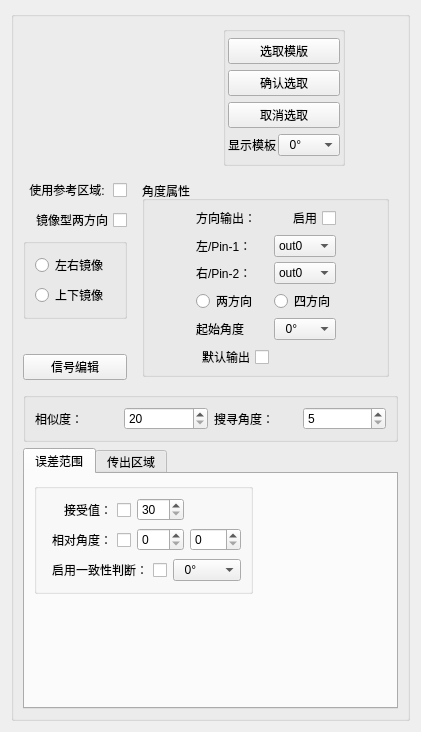
<?xml version="1.0" encoding="UTF-8"?>
<ui version="4.0">
 <class>nccMatch_fourDirWdg</class>
 <widget class="QWidget" name="nccMatch_fourDirWdg">
  <property name="geometry">
   <rect>
    <x>0</x>
    <y>0</y>
    <width>421</width>
    <height>726</height>
   </rect>
  </property>
  <property name="windowTitle">
   <string>nccMatch_fourDirWdg</string>
  </property>
  <layout class="QGridLayout" name="gridLayout_10">
   <item row="0" column="0">
    <widget class="QGroupBox" name="groupBox_2">
     <property name="title">
      <string/>
     </property>
     <layout class="QVBoxLayout" name="verticalLayout_3">
      <item>
       <layout class="QHBoxLayout" name="horizontalLayout">
        <item>
         <widget class="QWidget" name="widget_pattern" native="true">
          <property name="minimumSize">
           <size>
            <width>140</width>
            <height>140</height>
           </size>
          </property>
          <property name="maximumSize">
           <size>
            <width>140</width>
            <height>140</height>
           </size>
          </property>
         </widget>
        </item>
        <item>
         <spacer name="horizontalSpacer">
          <property name="orientation">
           <enum>Qt::Horizontal</enum>
          </property>
          <property name="sizeHint" stdset="0">
           <size>
            <width>40</width>
            <height>20</height>
           </size>
          </property>
         </spacer>
        </item>
        <item>
         <widget class="QGroupBox" name="groupBox_verticalLayout1">
          <layout class="QVBoxLayout" name="verticalLayout">
           <property name="spacing">
            <number>2</number>
           </property>
           <property name="leftMargin">
            <number>2</number>
           </property>
           <property name="topMargin">
            <number>2</number>
           </property>
           <property name="rightMargin">
            <number>2</number>
           </property>
           <property name="bottomMargin">
            <number>2</number>
           </property>
           <item>
            <widget class="QPushButton" name="bt_selectPattern">
             <property name="text">
              <string>选取模版</string>
             </property>
            </widget>
           </item>
           <item>
            <widget class="QPushButton" name="bt_ensureSelect">
             <property name="enabled">
              <bool>true</bool>
             </property>
             <property name="text">
              <string>确认选取</string>
             </property>
            </widget>
           </item>
           <item>
            <widget class="QPushButton" name="bt_cancelSelect">
             <property name="enabled">
              <bool>true</bool>
             </property>
             <property name="text">
              <string>取消选取</string>
             </property>
            </widget>
           </item>
           <item>
            <layout class="QHBoxLayout" name="horizontalLayout_4">
             <item>
              <widget class="QLabel" name="label_8">
               <property name="text">
                <string>显示模板</string>
               </property>
              </widget>
             </item>
             <item>
              <widget class="QComboBox" name="cob_pattern">
               <property name="layoutDirection">
                <enum>Qt::LeftToRight</enum>
               </property>
               <item>
                <property name="text">
                 <string>  0°</string>
                </property>
               </item>
               <item>
                <property name="text">
                 <string>  90°</string>
                </property>
               </item>
               <item>
                <property name="text">
                 <string>  180°</string>
                </property>
               </item>
               <item>
                <property name="text">
                 <string>  270°</string>
                </property>
               </item>
              </widget>
             </item>
            </layout>
           </item>
          </layout>
         </widget>
        </item>
        <item>
         <spacer name="horizontalSpacer_2">
          <property name="orientation">
           <enum>Qt::Horizontal</enum>
          </property>
          <property name="sizeHint" stdset="0">
           <size>
            <width>40</width>
            <height>20</height>
           </size>
          </property>
         </spacer>
        </item>
       </layout>
      </item>
      <item>
       <layout class="QGridLayout" name="gridLayout_3">
        <item row="4" column="0">
         <spacer name="verticalSpacer_2">
          <property name="orientation">
           <enum>Qt::Vertical</enum>
          </property>
          <property name="sizeHint" stdset="0">
           <size>
            <width>20</width>
            <height>40</height>
           </size>
          </property>
         </spacer>
        </item>
        <item row="5" column="0">
         <widget class="QPushButton" name="bt_editSignal">
          <property name="text">
           <string>信号编辑</string>
          </property>
          <property name="checkable">
           <bool>true</bool>
          </property>
         </widget>
        </item>
        <item row="0" column="1" rowspan="7">
         <widget class="QStackedWidget" name="stackedWidget">
          <property name="currentIndex">
           <number>0</number>
          </property>
          <widget class="QWidget" name="page">
           <layout class="QGridLayout" name="gridLayout_4">
            <item row="0" column="0">
             <widget class="QGroupBox" name="groupBox_3">
              <property name="title">
               <string>角度属性</string>
              </property>
              <layout class="QGridLayout" name="gridLayout_5">
               <property name="leftMargin">
                <number>5</number>
               </property>
               <property name="topMargin">
                <number>5</number>
               </property>
               <property name="rightMargin">
                <number>5</number>
               </property>
               <property name="bottomMargin">
                <number>5</number>
               </property>
               <property name="spacing">
                <number>5</number>
               </property>
               <item row="1" column="3">
                <widget class="QComboBox" name="cb_pin1">
                 <property name="enabled">
                  <bool>true</bool>
                 </property>
                 <item>
                  <property name="text">
                   <string>out0</string>
                  </property>
                 </item>
                 <item>
                  <property name="text">
                   <string>out1</string>
                  </property>
                 </item>
                 <item>
                  <property name="text">
                   <string>out2</string>
                  </property>
                 </item>
                 <item>
                  <property name="text">
                   <string>out3</string>
                  </property>
                 </item>
                 <item>
                  <property name="text">
                   <string>out4</string>
                  </property>
                 </item>
                 <item>
                  <property name="text">
                   <string>out5</string>
                  </property>
                 </item>
                 <item>
                  <property name="text">
                   <string>out6</string>
                  </property>
                 </item>
                 <item>
                  <property name="text">
                   <string>out7</string>
                  </property>
                 </item>
                 <item>
                  <property name="text">
                   <string>out8</string>
                  </property>
                 </item>
                 <item>
                  <property name="text">
                   <string>out9</string>
                  </property>
                 </item>
                 <item>
                  <property name="text">
                   <string>out10</string>
                  </property>
                 </item>
                 <item>
                  <property name="text">
                   <string>out11</string>
                  </property>
                 </item>
                 <item>
                  <property name="text">
                   <string>out12</string>
                  </property>
                 </item>
                 <item>
                  <property name="text">
                   <string>out13</string>
                  </property>
                 </item>
                 <item>
                  <property name="text">
                   <string>out14</string>
                  </property>
                 </item>
                 <item>
                  <property name="text">
                   <string>out15</string>
                  </property>
                 </item>
                 <item>
                  <property name="text">
                   <string>out16</string>
                  </property>
                 </item>
                 <item>
                  <property name="text">
                   <string>out17</string>
                  </property>
                 </item>
                 <item>
                  <property name="text">
                   <string>out18</string>
                  </property>
                 </item>
                 <item>
                  <property name="text">
                   <string>out19</string>
                  </property>
                 </item>
                 <item>
                  <property name="text">
                   <string>out20</string>
                  </property>
                 </item>
                 <item>
                  <property name="text">
                   <string>out21</string>
                  </property>
                 </item>
                 <item>
                  <property name="text">
                   <string>out22</string>
                  </property>
                 </item>
                 <item>
                  <property name="text">
                   <string>out23</string>
                  </property>
                 </item>
                 <item>
                  <property name="text">
                   <string>out24</string>
                  </property>
                 </item>
                 <item>
                  <property name="text">
                   <string>out25</string>
                  </property>
                 </item>
                 <item>
                  <property name="text">
                   <string>out26</string>
                  </property>
                 </item>
                 <item>
                  <property name="text">
                   <string>out27</string>
                  </property>
                 </item>
                 <item>
                  <property name="text">
                   <string>out28</string>
                  </property>
                 </item>
                 <item>
                  <property name="text">
                   <string>out29</string>
                  </property>
                 </item>
                 <item>
                  <property name="text">
                   <string>out30</string>
                  </property>
                 </item>
                 <item>
                  <property name="text">
                   <string>out31</string>
                  </property>
                 </item>
                </widget>
               </item>
               <item row="4" column="1">
                <widget class="QRadioButton" name="rb_2D">
                 <property name="text">
                  <string>两方向</string>
                 </property>
                </widget>
               </item>
               <item row="4" column="3">
                <widget class="QRadioButton" name="rb_4D">
                 <property name="text">
                  <string>四方向</string>
                 </property>
                </widget>
               </item>
               <item row="2" column="4">
                <spacer name="horizontalSpacer_7">
                 <property name="orientation">
                  <enum>Qt::Horizontal</enum>
                 </property>
                 <property name="sizeHint" stdset="0">
                  <size>
                   <width>40</width>
                   <height>20</height>
                  </size>
                 </property>
                </spacer>
               </item>
               <item row="6" column="1">
                <widget class="QCheckBox" name="cb_defaultSig">
                 <property name="layoutDirection">
                  <enum>Qt::RightToLeft</enum>
                 </property>
                 <property name="text">
                  <string>默认输出</string>
                 </property>
                </widget>
               </item>
               <item row="0" column="3">
                <widget class="QCheckBox" name="cb_useDir">
                 <property name="layoutDirection">
                  <enum>Qt::RightToLeft</enum>
                 </property>
                 <property name="text">
                  <string>启用</string>
                 </property>
                </widget>
               </item>
               <item row="1" column="1">
                <widget class="QLabel" name="label_13">
                 <property name="text">
                  <string>左/Pin-1：</string>
                 </property>
                </widget>
               </item>
               <item row="2" column="1">
                <widget class="QLabel" name="label_14">
                 <property name="text">
                  <string>右/Pin-2：</string>
                 </property>
                </widget>
               </item>
               <item row="0" column="1">
                <widget class="QLabel" name="label_12">
                 <property name="text">
                  <string>方向输出：</string>
                 </property>
                </widget>
               </item>
               <item row="2" column="3">
                <widget class="QComboBox" name="cb_pin2">
                 <property name="enabled">
                  <bool>true</bool>
                 </property>
                 <item>
                  <property name="text">
                   <string>out0</string>
                  </property>
                 </item>
                 <item>
                  <property name="text">
                   <string>out1</string>
                  </property>
                 </item>
                 <item>
                  <property name="text">
                   <string>out2</string>
                  </property>
                 </item>
                 <item>
                  <property name="text">
                   <string>out3</string>
                  </property>
                 </item>
                 <item>
                  <property name="text">
                   <string>out4</string>
                  </property>
                 </item>
                 <item>
                  <property name="text">
                   <string>out5</string>
                  </property>
                 </item>
                 <item>
                  <property name="text">
                   <string>out6</string>
                  </property>
                 </item>
                 <item>
                  <property name="text">
                   <string>out7</string>
                  </property>
                 </item>
                 <item>
                  <property name="text">
                   <string>out8</string>
                  </property>
                 </item>
                 <item>
                  <property name="text">
                   <string>out9</string>
                  </property>
                 </item>
                 <item>
                  <property name="text">
                   <string>out10</string>
                  </property>
                 </item>
                 <item>
                  <property name="text">
                   <string>out11</string>
                  </property>
                 </item>
                 <item>
                  <property name="text">
                   <string>out12</string>
                  </property>
                 </item>
                 <item>
                  <property name="text">
                   <string>out13</string>
                  </property>
                 </item>
                 <item>
                  <property name="text">
                   <string>out14</string>
                  </property>
                 </item>
                 <item>
                  <property name="text">
                   <string>out15</string>
                  </property>
                 </item>
                 <item>
                  <property name="text">
                   <string>out16</string>
                  </property>
                 </item>
                 <item>
                  <property name="text">
                   <string>out17</string>
                  </property>
                 </item>
                 <item>
                  <property name="text">
                   <string>out18</string>
                  </property>
                 </item>
                 <item>
                  <property name="text">
                   <string>out19</string>
                  </property>
                 </item>
                 <item>
                  <property name="text">
                   <string>out20</string>
                  </property>
                 </item>
                 <item>
                  <property name="text">
                   <string>out21</string>
                  </property>
                 </item>
                 <item>
                  <property name="text">
                   <string>out22</string>
                  </property>
                 </item>
                 <item>
                  <property name="text">
                   <string>out23</string>
                  </property>
                 </item>
                 <item>
                  <property name="text">
                   <string>out24</string>
                  </property>
                 </item>
                 <item>
                  <property name="text">
                   <string>out25</string>
                  </property>
                 </item>
                 <item>
                  <property name="text">
                   <string>out26</string>
                  </property>
                 </item>
                 <item>
                  <property name="text">
                   <string>out27</string>
                  </property>
                 </item>
                 <item>
                  <property name="text">
                   <string>out28</string>
                  </property>
                 </item>
                 <item>
                  <property name="text">
                   <string>out29</string>
                  </property>
                 </item>
                 <item>
                  <property name="text">
                   <string>out30</string>
                  </property>
                 </item>
                 <item>
                  <property name="text">
                   <string>out31</string>
                  </property>
                 </item>
                </widget>
               </item>
               <item row="2" column="0">
                <spacer name="horizontalSpacer_8">
                 <property name="orientation">
                  <enum>Qt::Horizontal</enum>
                 </property>
                 <property name="sizeHint" stdset="0">
                  <size>
                   <width>40</width>
                   <height>20</height>
                  </size>
                 </property>
                </spacer>
               </item>
               <item row="5" column="1">
                <widget class="QLabel" name="label_7">
                 <property name="text">
                  <string>起始角度</string>
                 </property>
                </widget>
               </item>
               <item row="5" column="3">
                <widget class="QComboBox" name="cob_startAngle">
                 <item>
                  <property name="text">
                   <string>  0°</string>
                  </property>
                 </item>
                 <item>
                  <property name="text">
                   <string>  90°</string>
                  </property>
                 </item>
                 <item>
                  <property name="text">
                   <string>  180°</string>
                  </property>
                 </item>
                 <item>
                  <property name="text">
                   <string>  270°</string>
                  </property>
                 </item>
                </widget>
               </item>
              </layout>
             </widget>
            </item>
           </layout>
          </widget>
          <widget class="QWidget" name="page_2">
           <layout class="QHBoxLayout" name="horizontalLayout_2">
            <item>
             <spacer name="horizontalSpacer_4">
              <property name="orientation">
               <enum>Qt::Horizontal</enum>
              </property>
              <property name="sizeHint" stdset="0">
               <size>
                <width>18</width>
                <height>20</height>
               </size>
              </property>
             </spacer>
            </item>
            <item>
             <widget class="QGroupBox" name="groupBox_4">
              <property name="title">
               <string>信号编辑</string>
              </property>
              <layout class="QGridLayout" name="gridLayout_6">
               <item row="1" column="0">
                <widget class="QLabel" name="label_3">
                 <property name="text">
                  <string>90度</string>
                 </property>
                </widget>
               </item>
               <item row="1" column="1">
                <widget class="QSpinBox" name="sp_sig0_1">
                 <property name="buttonSymbols">
                  <enum>QAbstractSpinBox::NoButtons</enum>
                 </property>
                 <property name="maximum">
                  <number>1</number>
                 </property>
                </widget>
               </item>
               <item row="2" column="0" rowspan="2">
                <widget class="QLabel" name="label_4">
                 <property name="text">
                  <string>180度</string>
                 </property>
                </widget>
               </item>
               <item row="2" column="1" rowspan="2">
                <widget class="QSpinBox" name="sp_sig0_2">
                 <property name="buttonSymbols">
                  <enum>QAbstractSpinBox::NoButtons</enum>
                 </property>
                 <property name="maximum">
                  <number>1</number>
                 </property>
                </widget>
               </item>
               <item row="4" column="0">
                <widget class="QLabel" name="label_5">
                 <property name="text">
                  <string>270度</string>
                 </property>
                </widget>
               </item>
               <item row="0" column="0">
                <widget class="QLabel" name="label_6">
                 <property name="text">
                  <string>0度</string>
                 </property>
                </widget>
               </item>
               <item row="0" column="1">
                <widget class="QSpinBox" name="sp_sig0_0">
                 <property name="buttonSymbols">
                  <enum>QAbstractSpinBox::NoButtons</enum>
                 </property>
                 <property name="maximum">
                  <number>1</number>
                 </property>
                </widget>
               </item>
               <item row="1" column="2">
                <widget class="QSpinBox" name="sp_sig1_1">
                 <property name="buttonSymbols">
                  <enum>QAbstractSpinBox::NoButtons</enum>
                 </property>
                 <property name="maximum">
                  <number>1</number>
                 </property>
                </widget>
               </item>
               <item row="0" column="2">
                <widget class="QSpinBox" name="sp_sig1_0">
                 <property name="buttonSymbols">
                  <enum>QAbstractSpinBox::NoButtons</enum>
                 </property>
                 <property name="maximum">
                  <number>1</number>
                 </property>
                </widget>
               </item>
               <item row="2" column="2" rowspan="2">
                <widget class="QSpinBox" name="sp_sig1_2">
                 <property name="buttonSymbols">
                  <enum>QAbstractSpinBox::NoButtons</enum>
                 </property>
                 <property name="maximum">
                  <number>1</number>
                 </property>
                </widget>
               </item>
               <item row="4" column="1">
                <widget class="QSpinBox" name="sp_sig0_3">
                 <property name="buttonSymbols">
                  <enum>QAbstractSpinBox::NoButtons</enum>
                 </property>
                 <property name="maximum">
                  <number>1</number>
                 </property>
                </widget>
               </item>
               <item row="4" column="2">
                <widget class="QSpinBox" name="sp_sig1_3">
                 <property name="buttonSymbols">
                  <enum>QAbstractSpinBox::NoButtons</enum>
                 </property>
                 <property name="maximum">
                  <number>1</number>
                 </property>
                </widget>
               </item>
               <item row="6" column="0" colspan="3">
                <widget class="QCheckBox" name="cb_defaultEdit">
                 <property name="layoutDirection">
                  <enum>Qt::RightToLeft</enum>
                 </property>
                 <property name="text">
                  <string>使用默认信号编辑</string>
                 </property>
                </widget>
               </item>
              </layout>
             </widget>
            </item>
            <item>
             <spacer name="horizontalSpacer_3">
              <property name="orientation">
               <enum>Qt::Horizontal</enum>
              </property>
              <property name="sizeHint" stdset="0">
               <size>
                <width>18</width>
                <height>20</height>
               </size>
              </property>
             </spacer>
            </item>
           </layout>
          </widget>
         </widget>
        </item>
        <item row="1" column="0">
         <widget class="QCheckBox" name="cb_useRefer">
          <property name="layoutDirection">
           <enum>Qt::RightToLeft</enum>
          </property>
          <property name="text">
           <string>使用参考区域: </string>
          </property>
         </widget>
        </item>
        <item row="3" column="0">
         <widget class="QGroupBox" name="grp_mirror">
          <property name="title">
           <string/>
          </property>
          <layout class="QVBoxLayout" name="verticalLayout_2">
           <item>
            <widget class="QRadioButton" name="rb_hor">
             <property name="text">
              <string>左右镜像</string>
             </property>
            </widget>
           </item>
           <item>
            <widget class="QRadioButton" name="rb_ver">
             <property name="text">
              <string>上下镜像</string>
             </property>
            </widget>
           </item>
          </layout>
         </widget>
        </item>
        <item row="2" column="0">
         <widget class="QCheckBox" name="cb_mirror">
          <property name="layoutDirection">
           <enum>Qt::RightToLeft</enum>
          </property>
          <property name="text">
           <string>镜像型两方向</string>
          </property>
         </widget>
        </item>
       </layout>
      </item>
      <item>
       <widget class="QGroupBox" name="groupBox_verticalLayout2">
        <layout class="QGridLayout" name="gridLayout_2">
         <item row="0" column="3">
          <widget class="QSpinBox" name="sb_seekingAngle">
           <property name="minimum">
            <number>5</number>
           </property>
           <property name="maximum">
            <number>360</number>
           </property>
           <property name="singleStep">
            <number>10</number>
           </property>
          </widget>
         </item>
         <item row="0" column="2">
          <widget class="QLabel" name="label_2">
           <property name="text">
            <string>搜寻角度：</string>
           </property>
          </widget>
         </item>
         <item row="0" column="1">
          <widget class="QSpinBox" name="sb_similarity">
           <property name="minimum">
            <number>20</number>
           </property>
           <property name="singleStep">
            <number>5</number>
           </property>
          </widget>
         </item>
         <item row="0" column="0">
          <widget class="QLabel" name="label">
           <property name="text">
            <string>相似度：</string>
           </property>
          </widget>
         </item>
        </layout>
       </widget>
      </item>
      <item>
       <widget class="QTabWidget" name="tabWidget">
        <property name="currentIndex">
         <number>0</number>
        </property>
        <widget class="QWidget" name="tab">
         <attribute name="title">
          <string>误差范围</string>
         </attribute>
         <layout class="QVBoxLayout" name="verticalLayout_4">
          <item>
           <layout class="QHBoxLayout" name="horizontalLayout_5">
            <item>
             <widget class="QGroupBox" name="groupBox">
              <property name="title">
               <string/>
              </property>
              <layout class="QGridLayout" name="gridLayout">
               <item row="0" column="2">
                <spacer name="horizontalSpacer_5">
                 <property name="orientation">
                  <enum>Qt::Horizontal</enum>
                 </property>
                 <property name="sizeHint" stdset="0">
                  <size>
                   <width>51</width>
                   <height>20</height>
                  </size>
                 </property>
                </spacer>
               </item>
               <item row="0" column="1">
                <widget class="QSpinBox" name="sb_acceptValue">
                 <property name="enabled">
                  <bool>true</bool>
                 </property>
                 <property name="minimum">
                  <number>30</number>
                 </property>
                </widget>
               </item>
               <item row="1" column="2">
                <widget class="QSpinBox" name="sb_maxRelative">
                 <property name="enabled">
                  <bool>true</bool>
                 </property>
                 <property name="maximum">
                  <number>360</number>
                 </property>
                </widget>
               </item>
               <item row="1" column="1">
                <widget class="QSpinBox" name="sb_minRelative">
                 <property name="enabled">
                  <bool>true</bool>
                 </property>
                 <property name="minimum">
                  <number>0</number>
                 </property>
                 <property name="maximum">
                  <number>360</number>
                 </property>
                </widget>
               </item>
               <item row="0" column="0">
                <widget class="QCheckBox" name="cb_acceptValue">
                 <property name="layoutDirection">
                  <enum>Qt::RightToLeft</enum>
                 </property>
                 <property name="text">
                  <string>接受值：</string>
                 </property>
                </widget>
               </item>
               <item row="1" column="0">
                <widget class="QCheckBox" name="cb_relativeAngle">
                 <property name="layoutDirection">
                  <enum>Qt::RightToLeft</enum>
                 </property>
                 <property name="text">
                  <string>相对角度：</string>
                 </property>
                </widget>
               </item>
               <item row="2" column="0" colspan="3">
                <layout class="QHBoxLayout" name="horizontalLayout_8">
                 <item>
                  <widget class="QCheckBox" name="cb_matchAngle">
                   <property name="layoutDirection">
                    <enum>Qt::RightToLeft</enum>
                   </property>
                   <property name="text">
                    <string>启用一致性判断：</string>
                   </property>
                  </widget>
                 </item>
                 <item>
                  <widget class="QComboBox" name="cob_matchAngle">
                   <item>
                    <property name="text">
                     <string>  0°</string>
                    </property>
                   </item>
                   <item>
                    <property name="text">
                     <string>  90°</string>
                    </property>
                   </item>
                   <item>
                    <property name="text">
                     <string>  180°</string>
                    </property>
                   </item>
                   <item>
                    <property name="text">
                     <string>  270°</string>
                    </property>
                   </item>
                  </widget>
                 </item>
                </layout>
               </item>
              </layout>
             </widget>
            </item>
            <item>
             <spacer name="horizontalSpacer_9">
              <property name="orientation">
               <enum>Qt::Horizontal</enum>
              </property>
              <property name="sizeHint" stdset="0">
               <size>
                <width>40</width>
                <height>20</height>
               </size>
              </property>
             </spacer>
            </item>
           </layout>
          </item>
          <item>
           <spacer name="verticalSpacer_3">
            <property name="orientation">
             <enum>Qt::Vertical</enum>
            </property>
            <property name="sizeHint" stdset="0">
             <size>
              <width>20</width>
              <height>113</height>
             </size>
            </property>
           </spacer>
          </item>
         </layout>
        </widget>
        <widget class="QWidget" name="tab_2">
         <attribute name="title">
          <string>传出区域</string>
         </attribute>
         <layout class="QGridLayout" name="gridLayout_7">
          <item row="0" column="0">
           <widget class="QGroupBox" name="groupBox_5">
            <property name="title">
             <string/>
            </property>
            <layout class="QGridLayout" name="gridLayout_8">
             <property name="leftMargin">
              <number>5</number>
             </property>
             <property name="topMargin">
              <number>5</number>
             </property>
             <property name="rightMargin">
              <number>5</number>
             </property>
             <property name="bottomMargin">
              <number>5</number>
             </property>
             <property name="spacing">
              <number>5</number>
             </property>
             <item row="0" column="0">
              <widget class="QCheckBox" name="cb_useOutArea">
               <property name="layoutDirection">
                <enum>Qt::RightToLeft</enum>
               </property>
               <property name="text">
                <string>启用传出区域</string>
               </property>
              </widget>
             </item>
             <item row="1" column="0" colspan="2">
              <widget class="QGroupBox" name="groupBox_outArea">
               <property name="title">
                <string/>
               </property>
               <layout class="QGridLayout" name="gridLayout_9">
                <property name="leftMargin">
                 <number>5</number>
                </property>
                <property name="topMargin">
                 <number>5</number>
                </property>
                <property name="rightMargin">
                 <number>5</number>
                </property>
                <property name="bottomMargin">
                 <number>5</number>
                </property>
                <item row="0" column="0" colspan="3">
                 <layout class="QHBoxLayout" name="horizontalLayout_6">
                  <item>
                   <widget class="QCheckBox" name="cb_showOutArea">
                    <property name="layoutDirection">
                     <enum>Qt::RightToLeft</enum>
                    </property>
                    <property name="text">
                     <string>显示传出区域</string>
                    </property>
                   </widget>
                  </item>
                  <item>
                   <widget class="QCheckBox" name="cb_fillUp">
                    <property name="layoutDirection">
                     <enum>Qt::RightToLeft</enum>
                    </property>
                    <property name="text">
                     <string>填充区域</string>
                    </property>
                   </widget>
                  </item>
                  <item>
                   <spacer name="horizontalSpacer_10">
                    <property name="orientation">
                     <enum>Qt::Horizontal</enum>
                    </property>
                    <property name="sizeHint" stdset="0">
                     <size>
                      <width>40</width>
                      <height>20</height>
                     </size>
                    </property>
                   </spacer>
                  </item>
                 </layout>
                </item>
                <item row="1" column="0" colspan="4">
                 <layout class="QHBoxLayout" name="horizontalLayout_7">
                  <item>
                   <widget class="QPushButton" name="bt_selectOutPat">
                    <property name="text">
                     <string>选取传出模版</string>
                    </property>
                   </widget>
                  </item>
                  <item>
                   <widget class="QPushButton" name="bt_outPatOk">
                    <property name="enabled">
                     <bool>true</bool>
                    </property>
                    <property name="text">
                     <string>确认选取</string>
                    </property>
                   </widget>
                  </item>
                  <item>
                   <widget class="QPushButton" name="bt_cancelOutPat">
                    <property name="enabled">
                     <bool>true</bool>
                    </property>
                    <property name="text">
                     <string>取消选取</string>
                    </property>
                   </widget>
                  </item>
                  <item>
                   <spacer name="horizontalSpacer_13">
                    <property name="orientation">
                     <enum>Qt::Horizontal</enum>
                    </property>
                    <property name="sizeHint" stdset="0">
                     <size>
                      <width>40</width>
                      <height>20</height>
                     </size>
                    </property>
                   </spacer>
                  </item>
                 </layout>
                </item>
                <item row="2" column="0">
                 <widget class="QLabel" name="label_9">
                  <property name="text">
                   <string>目标区域：</string>
                  </property>
                 </widget>
                </item>
                <item row="2" column="1">
                 <widget class="QSpinBox" name="sp_outArea">
                  <property name="enabled">
                   <bool>true</bool>
                  </property>
                  <property name="minimum">
                   <number>1</number>
                  </property>
                  <property name="maximum">
                   <number>10</number>
                  </property>
                 </widget>
                </item>
                <item row="2" column="2">
                 <widget class="QLabel" name="label_10">
                  <property name="text">
                   <string>排除区域：</string>
                  </property>
                 </widget>
                </item>
                <item row="2" column="3">
                 <widget class="QSpinBox" name="sp_deleteArea">
                  <property name="maximum">
                   <number>10</number>
                  </property>
                 </widget>
                </item>
                <item row="3" column="0">
                 <widget class="QLabel" name="label_15">
                  <property name="text">
                   <string>面积：</string>
                  </property>
                 </widget>
                </item>
                <item row="3" column="1">
                 <widget class="QSpinBox" name="sp_minArea">
                  <property name="buttonSymbols">
                   <enum>QAbstractSpinBox::UpDownArrows</enum>
                  </property>
                  <property name="maximum">
                   <number>999999</number>
                  </property>
                 </widget>
                </item>
                <item row="3" column="2">
                 <widget class="QSpinBox" name="sp_maxArea">
                  <property name="buttonSymbols">
                   <enum>QAbstractSpinBox::UpDownArrows</enum>
                  </property>
                  <property name="maximum">
                   <number>999999</number>
                  </property>
                 </widget>
                </item>
                <item row="3" column="3">
                 <spacer name="horizontalSpacer_11">
                  <property name="orientation">
                   <enum>Qt::Horizontal</enum>
                  </property>
                  <property name="sizeHint" stdset="0">
                   <size>
                    <width>43</width>
                    <height>20</height>
                   </size>
                  </property>
                 </spacer>
                </item>
                <item row="4" column="0">
                 <widget class="QPushButton" name="bt_threTest">
                  <property name="text">
                   <string>阈值测试</string>
                  </property>
                  <property name="checkable">
                   <bool>true</bool>
                  </property>
                 </widget>
                </item>
                <item row="4" column="1">
                 <widget class="QSpinBox" name="sp_threMin">
                  <property name="maximum">
                   <number>255</number>
                  </property>
                 </widget>
                </item>
                <item row="4" column="2">
                 <widget class="QSpinBox" name="sp_threMax">
                  <property name="maximum">
                   <number>255</number>
                  </property>
                 </widget>
                </item>
                <item row="4" column="3">
                 <spacer name="horizontalSpacer_12">
                  <property name="orientation">
                   <enum>Qt::Horizontal</enum>
                  </property>
                  <property name="sizeHint" stdset="0">
                   <size>
                    <width>43</width>
                    <height>20</height>
                   </size>
                  </property>
                 </spacer>
                </item>
               </layout>
              </widget>
             </item>
             <item row="0" column="1">
              <spacer name="horizontalSpacer_14">
               <property name="orientation">
                <enum>Qt::Horizontal</enum>
               </property>
               <property name="sizeHint" stdset="0">
                <size>
                 <width>245</width>
                 <height>20</height>
                </size>
               </property>
              </spacer>
             </item>
            </layout>
           </widget>
          </item>
         </layout>
        </widget>
       </widget>
      </item>
      <item>
       <spacer name="verticalSpacer">
        <property name="orientation">
         <enum>Qt::Vertical</enum>
        </property>
        <property name="sizeHint" stdset="0">
         <size>
          <width>20</width>
          <height>13</height>
         </size>
        </property>
       </spacer>
      </item>
     </layout>
    </widget>
   </item>
   <item row="0" column="1">
    <spacer name="horizontalSpacer_6">
     <property name="orientation">
      <enum>Qt::Horizontal</enum>
     </property>
     <property name="sizeHint" stdset="0">
      <size>
       <width>1</width>
       <height>20</height>
      </size>
     </property>
    </spacer>
   </item>
  </layout>
 </widget>
 <resources/>
 <connections/>
</ui>
